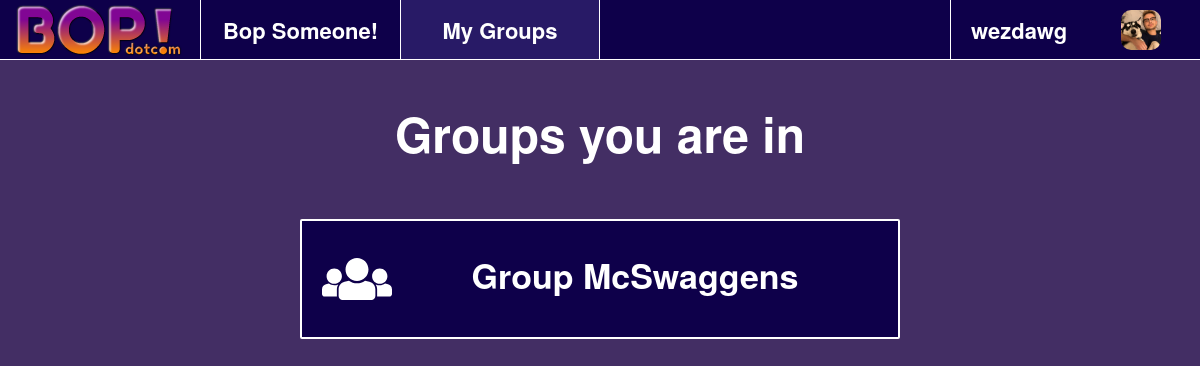
Before: /groups (signed in) with the older database file.
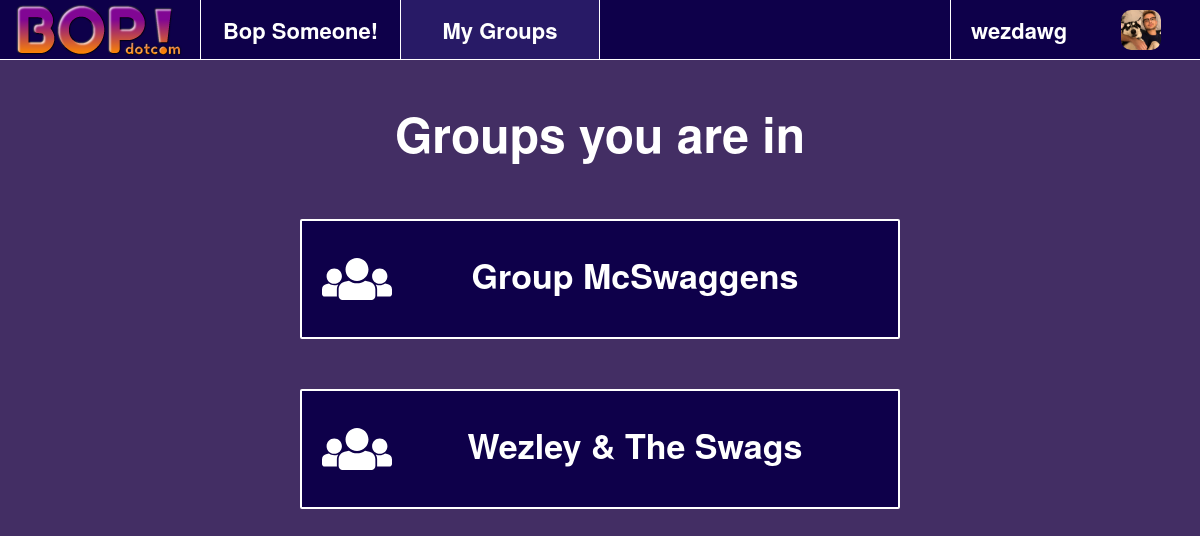
After: the same page with the newer database file.
### bopapp/models.py (models this page shows)
class In_Group(models.Model):
	user = models.ForeignKey(Profile, on_delete=models.CASCADE, null=False)
	group = models.ForeignKey(Group, on_delete=models.CASCADE, null=False)
	joined = models.DateTimeField(auto_now_add=True)

class Group(models.Model):
	groupName = models.CharField('name', max_length=512, blank=True)
	dateCreated = models.DateTimeField(auto_now_add=True)

### bopapp/views.py (the view)
# urls.py: path('groups', views.groups, name='groups'),
def groups(request):
	user = request.user
	groups = In_Group.objects.filter(user_id = user.id)
	return render(request, 'groupspage.html', {
		'current_page': 'group',
		'name': 'Bop!',
		'groups': groups,
		'user': user
	})

### bopapp/templates/groupspage.html
{% extends 'index.html' %}
{% load static %}
{% block content %}
<div class='userpage' style="color: white; width: 100%; height: content-fit; min-height: 100%; text-align: center; overflow-y: auto;">
	<div style="font-size: 48px; font-weight: bolder; margin: auto;">Groups you are in</div>
	{% for group in groups %}
	<a href="{% url 'group_info' group.group.id %}" style="color: white; text-decoration: none;">
		<div class="bop" style="text-align: center">
			<div style = "margin-top: 20px">
				<div style="font-weight: bolder; display: inline-block; font-size: 34px;">{{group.group.groupName}}</div><i class="fas fa-users fa-4x" style="float:left; display: inline-block;"></i>
			</div>
		</div>
	</a>
	{% endfor %}
	<div style="height:150px;"></div>
</div>
{% endblock %}

Changed rows visible on the page:
added In_Group: group.groupName "Wezley & The Swags"
